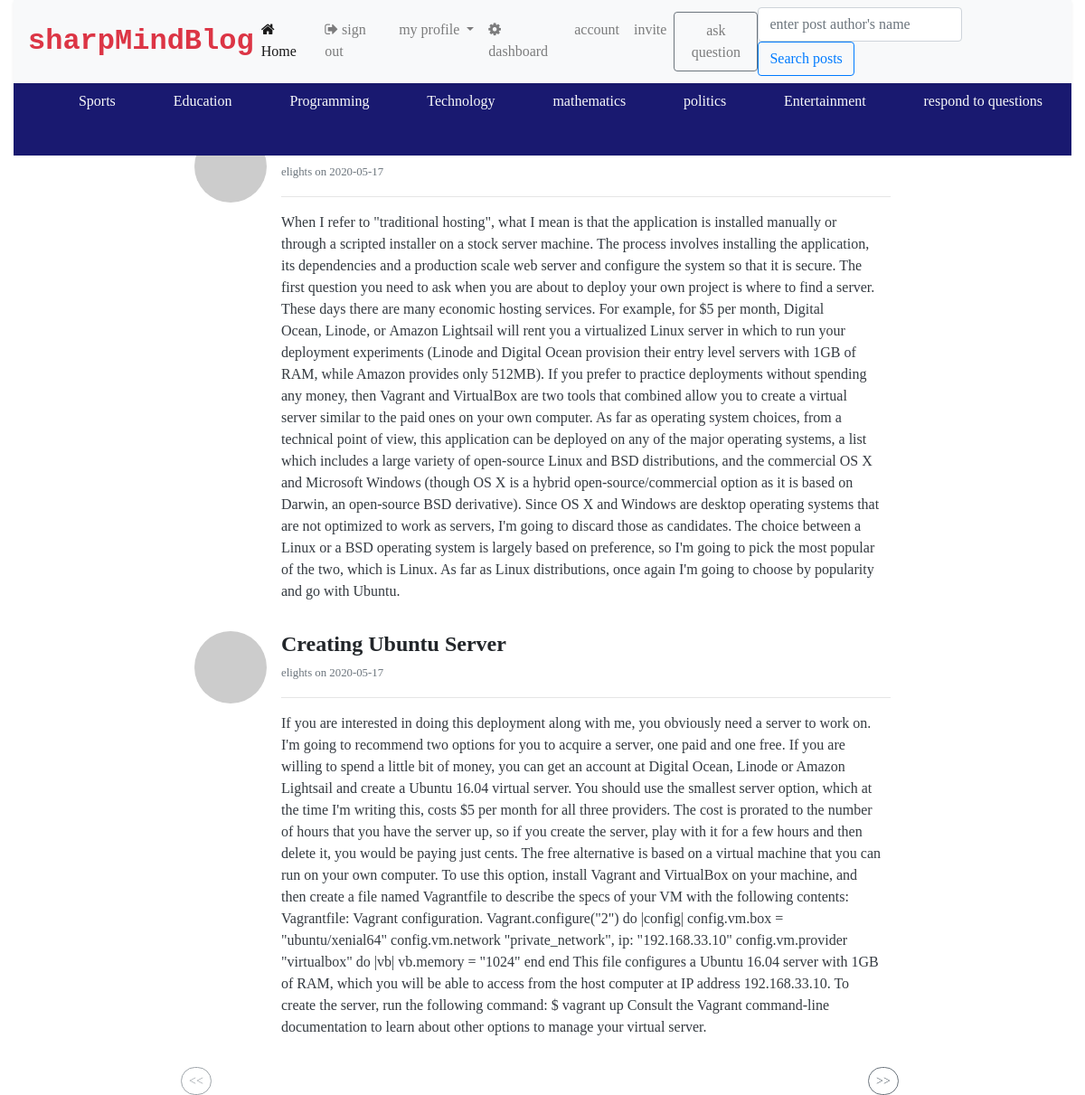
The page /users/posts/programming (signed in) on the database its author committed.
### src/models/__init__.py (models this page shows, shortened)
class Posts(db.Model):
    id = db.Column(db.Integer, primary_key=True)
    title = db.Column(db.Text, nullable=False)
    post = db.Column(db.Text, nullable=False)
    date = db.Column(db.String(200), default=datetime.today().date)
    upvote = db.Column(db.Integer, default=0)
    category = db.Column(db.String, nullable=False)
    user_id = db.Column(db.ForeignKey('user.id'))

class User(db.Model):
    id = db.Column(db.Integer, primary_key=True)
    name = db.Column(db.String(200), nullable=False)
    hobby = db.Column(db.String(200), nullable=False)
    email = db.Column(db.String(200), nullable=False)
    url = db.Column(db.String(200), nullable=False)
    password = db.Column(db.String(120), nullable=False)
    Admin = db.Column(db.Boolean, default=False)
    occupation = db.Column(db.String(120), nullable=False)
    location = db.Column(db.String(120), nullable=False)
    author = db.relationship('Posts', backref='author', lazy=True)

### src/views/__init__.py (the view)
@views_blueprint.route('/posts/programming')
def programming():
    if 'username' in session:
        page = request.args.get('page', type=int)
        post = Posts.query.filter_by(category='programming').order_by(Posts.date.desc()).paginate(page=page, per_page=2)
        user = User.query.filter_by(name=session['username']).first()
        c = []
        for letter in user.email:
            c.append(letter)
        d = c[0]
        count = Posts.query.filter_by(user_id=user.id).count()
        return render_template('category/programming.html', post=post, user=user, count=count, d=d, title='programming')
    else:
        return redirect(url_for('users.login'))

### src/views/__init__.py (called while the page is built)
@views_blueprint.before_request
def before_request():
    g.user = None
    if 'username' in session:
        g.user = session['username']

### src/templates/category/programming.html (shortened to what this page needs)
{% extends "public/main.html"%} {% block body %}
<div class="container-fluid mb-5 position-absolute" style="top: 8em">
    <div class="row">
        <div class="col-lg-2">
        </div>
        <div class="col-lg-8 col-md-12">
             {%for post in post.items%}
            <ul class="list-unstyled mt-3" style="background-color: white;">
                <li class="media ">
                    <img src="https://gravatar.com/avatar/{{post.author.url}}?s=80&d=monsterid" class="mr-3 rounded-circle " alt="... ">
                    <div class="media-body">
                        <h4 class="mt-0 mb-1 text-capitalize font-weight-bold ">{{post.title}}</h4>
                        <small class="text text-muted">{{post.author.name}} on {{post.date}}</small>
                        <hr>
                        <p class="text text-dark mr-2 text-break ">{{post.post}}</p>
                    </div>
                </li>
            </ul>
            {%endfor%} {% if post.has_prev%}
            <a href="{{url_for( 'users.programming', page=post.prev_num)}} " class="btn btn-outline-secondary btn-sm" style="border-radius: 50px; position: relative; left: 0%;">&lt;&lt;</a> {%else%}
            <a href="{{url_for( 'users.programming', page=post.prev_num)}} " class="btn btn-outline-secondary btn-sm disabled" style="border-radius: 50px; position: absolute; left: 0%;">&lt;&lt;</a> {%endif%} {%if post.has_next%}
            <a href="{{url_for( 'users.programming', page=post.next_num)}} " class="btn btn-outline-secondary btn-sm " style="border-radius: 50px; position: absolute; left: 95%;">&gt;&gt;</a> {%else%}
            <a href="{{url_for( 'users.programming', page=post.next_num)}} " class="btn btn-outline-secondary btn-sm disabled " style="border-radius: 50px; position: absolute; left: 95%;">&gt;&gt;</a> {%endif%}
        </div>
        <div class="col-lg-2 ">
        </div>
    </div>
</div>
{% endblock body %}

### src/static/css/default.css (style rules this page uses)
* { font-family: Cambria, Cochin, Georgia, Times, 'Times New Roman', serif; font-size: 16px; }

### rows shown on the page
Posts: author.name "elights", date "2020-05-17", post "When I refer to \"traditional hosting\", what I mean is that the application is installed manually or through a scripted installer on a stock server machine. The process involves installing the application, its dependencies and a production scale web server and configure the system so that it is secure. The first question you need to ask when you are about to deploy your own project is where to find a server. These days there are many economic hosting services. For example, for $5 per month, Digital Ocean, Linode, or Amazon Lightsail will rent you a virtualized Linux server in which to run your deployment experiments (Linode and Digital Ocean provision their entry level servers with 1GB of…"
Posts: title "Creating Ubuntu Server", author.name "elights", date "2020-05-17", post "If you are interested in doing this deployment along with me, you obviously need a server to work on. I'm going to recommend two options for you to acquire a server, one paid and one free. If you are willing to spend a little bit of money, you can get an account at Digital Ocean, Linode or Amazon Lightsail and create a Ubuntu 16.04 virtual server. You should use the smallest server option, which at the time I'm writing this, costs $5 per month for all three providers. The cost is prorated to the number of hours that you have the server up, so if you create the server, play with it for a few hours and then delete it, you would be paying just cents. The free alternative is based on a virtual…"
